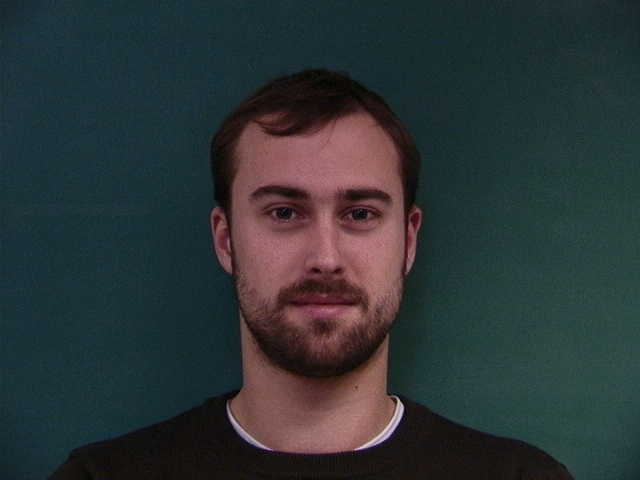
#> input picture PCA/06-1m.jpg, 640 x 480 px
$ python pac.py
#> lines starting #> are read from the running program, lines starting #| are printed output that depends on the picture
# -*- coding: utf-8 -*-
# @Author: IversionBY
# @Date:   2017-12-04 15:17:35
# @Last Modified by:   IversionBY
# @Last Modified time: 2017-12-08 16:11:49

from sklearn.decomposition import PCA
import matplotlib.pyplot as plt
import numpy as np
import pandas as pd
import matplotlib.image as mpimg
from PIL import Image
from pylab import *


def PCA_algorithmic(dataset,K=0.95):

	#dateset: which is expected like a picture data;
	#K:the values you want to decrese into,if not,k may be set automatically with a accuracy rate 95%
	pca=PCA(n_components=K)
	New_data=pca.fit_transform(dataset)
	print()
	return New_data


if __name__=="__main__":

	img=np.array(Image.open("06-1m.jpg").convert("L"))#使用PIL打开图像灰化后存入np对象
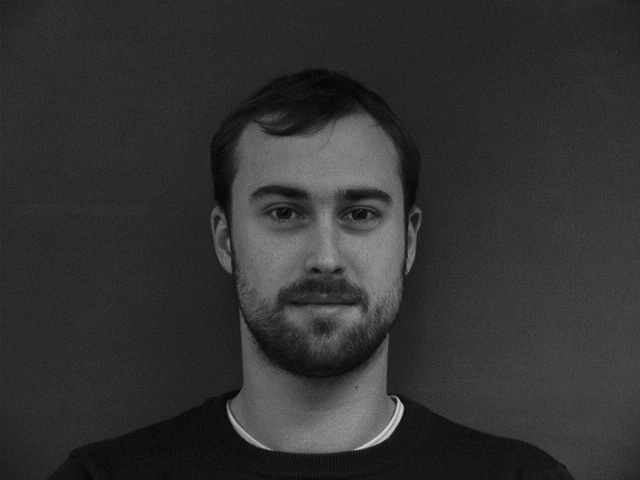
#> img: shape (480, 640); min 0, max 215, mean 50.4

	#waiting for refresh......
